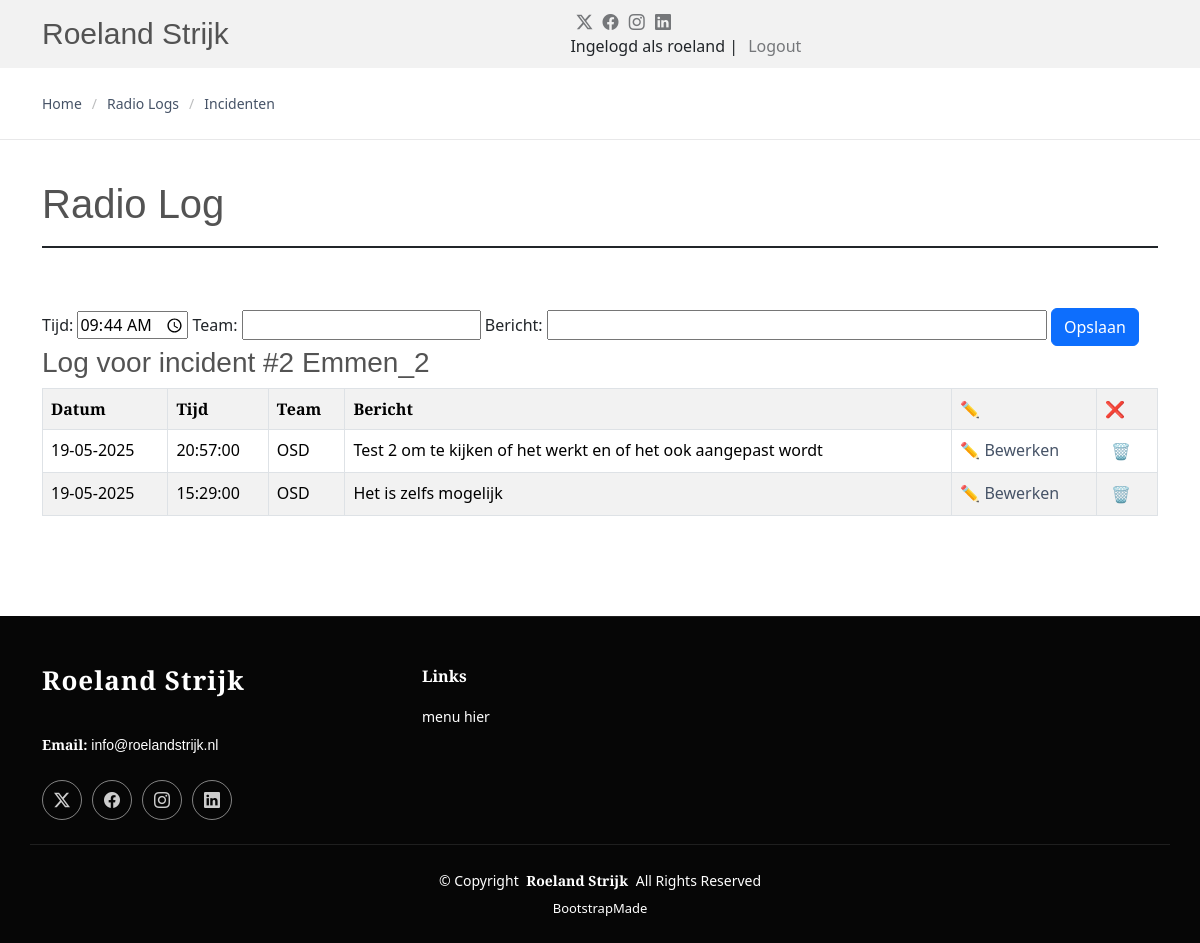
Before: /radiolog/logs/ (signed in) with the older database file.
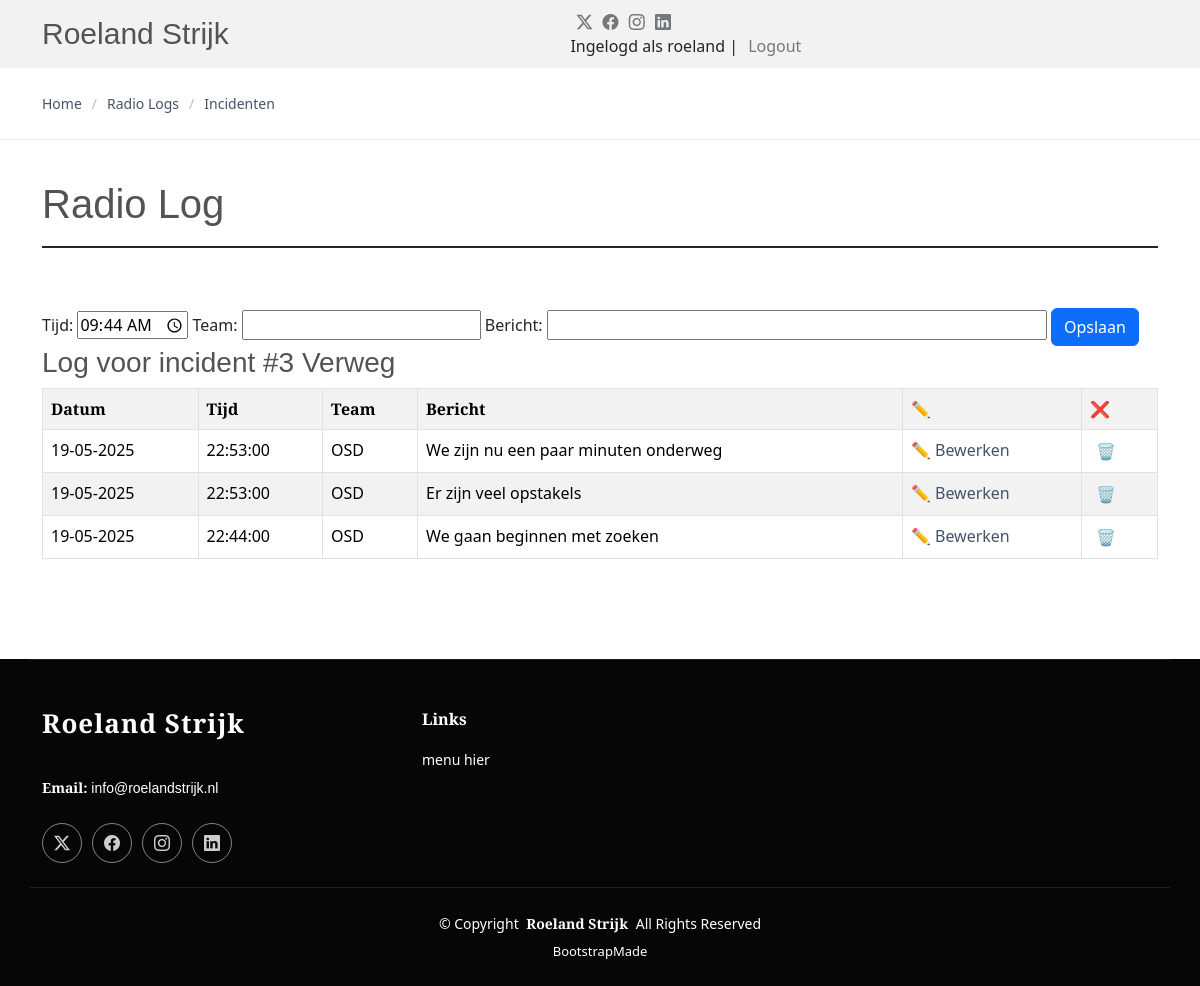
After: the same page with the newer database file.
### sarforms/models.py (models this page shows, shortened)
class Form133(models.Model):
    incident_nr = models.IntegerField(null=True, blank=True)
    incident_naam = models.CharField(max_length=30)
    datum = models.DateField()
    locatie = models.CharField(max_length=100)

class Form133Next(models.Model):
    incident_nr = models.IntegerField(null=True, blank=True)
    incident_naam = models.CharField(max_length=30, null=True, blank=True)
    locatie = models.CharField(max_length=100, null=True, blank=True)
    datum = models.DateField(null=True, blank=True)
    tijd = models.TimeField()
    team = models.CharField(max_length=50)
    bericht = models.CharField(max_length=100)

### sarforms/views.py (the view)
# urls.py: path('logs/', views.radio_log_combined, name='logs'),
@login_required
def radio_log_combined(request):
    if request.method == "POST":
        form = Form133NextForm(request.POST)
        if form.is_valid():
            form.save()
    max_incident_nr = Form133.objects.aggregate(Max('incident_nr'))['incident_nr__max']
    logs = Form133Next.objects.filter(incident_nr=max_incident_nr).order_by('-datum', '-tijd')
    incidenten = Form133.objects.all()
    laatste = Form133.objects.last()
    form = Form133NextForm(initial={'incident_nr': max_incident_nr})
    context = {
        'form': form,
        'form133next': logs,
        'form133': incidenten,
        'laatste': laatste,
    }
    return render(request, 'radio_log_combined.html', context)

### sarforms/forms.py
class Form133NextForm(forms.ModelForm):
    class Meta:
        model = Form133Next
        fields = ['incident_nr', 'incident_naam', 'locatie', 'datum', 'tijd', 'team', 'bericht']
        widgets = {
            'datum': forms.HiddenInput(),
            'tijd': forms.TimeInput(format='%H:%M:%S', attrs={'type': 'time'}),
            'incident_nr': forms.HiddenInput(),
            'incident_naam': forms.HiddenInput(),
            'locatie': forms.HiddenInput(),
            'bericht': forms.TextInput(attrs={'style': 'width: 500px;'}),
            'team': forms.TextInput(),
        }
    def __init__(self, *args, **kwargs):
        super().__init__(*args, **kwargs)
        self.fields['datum'].initial = timezone.localdate()
        self.fields['tijd'].initial = timezone.localtime().strftime("%H:%M")
        try:
            laatste = Form133Next.objects.latest('id')
            self.fields['incident_naam'].initial = laatste.incident_naam
            self.fields['locatie'].initial = laatste.locatie
        except Form133Next.DoesNotExist:
            pass

### templates/radio_log_combined.html (shortened to what this page needs)
{% load static %}
<!DOCTYPE html>
<html lang="en">
<head>
  <link href="{% static 'assets/vendor/bootstrap/css/bootstrap.min.css' %}" rel="stylesheet">
  <link href="{% static 'assets/vendor/bootstrap-icons/bootstrap-icons.css' %}" rel="stylesheet">
  <link href="{% static 'assets/vendor/aos/aos.css' %}" rel="stylesheet">
  <link href="{% static 'assets/vendor/swiper/swiper-bundle.min.css' %}" rel="stylesheet">
  <link href="{% static 'assets/css/main.css' %}" rel="stylesheet">
</head>
<body class="index-page">
  <header id="header" class="header d-flex align-items-center sticky-top">
    <div class="container position-relative d-flex align-items-center justify-content-between">
      <a href="/" class="logo d-flex align-items-center me-auto me-xl-0">
        <h1 class="sitename">Roeland Strijk</h1>
      </a>
      <div class="header-social-links">
        <a href="https://x.com/RoelandStrijk" class="twitter"><i class="bi bi-twitter-x"></i></a>
        <a href="https://www.facebook.com/roeland.strijk.3/" class="facebook"><i class="bi bi-facebook"></i></a>
        <a href="#" class="instagram"><i class="bi bi-instagram"></i></a>
        <a href="https://www.linkedin.com/in/roeland-strijk-60bb3847/" class="linkedin"><i class="bi bi-linkedin"></i></a>
      <br> {% if user.is_authenticated %}
        Ingelogd als {{ user.username }} | <a href="{% url 'logout' %}">Logout</a>
    {% endif %}
      </div>
    </div>
  </header>
  <main class="main">
    <div class="page-title">
      <div class="container d-lg-flex justify-content-between align-items-center">
        <nav class="breadcrumbs">
          <ol>
             <li><a href="/">Home</a></li>
             <li><a href="/radiolog">Radio Logs</a></li>
            <li><a href="/radiolog/incidenten">Incidenten</a></li>
          </ol>
        </nav>
      </div>
    </div>
    <section id="starter-section" class="starter-section section">
      <div class="container section-title" data-aos="fade-up">
        <div class="section-title-container d-flex align-items-center justify-content-between">
          <h2>Radio Log</h2>
        </div>
      </div>
      <div class="container section-title" data-aos="fade-up">
  <form method="post">
   {{ form.as_table }}
  <button type="submit" class="btn btn-primary">Opslaan</button>
</form>
 <div class="table-responsive-md">
    <h3>Log voor incident #{{ laatste.incident_nr }} {{ laatste.incident_naam }}</h3>
    <table border="1" class="table table-striped table-bordered">
        <tr>
            <th>Datum</th>
            <th>Tijd</th>
            <th>Team</th>
            <th>Bericht</th>
            <th>✏️</th>
            <th>❌</th>
        </tr>
        {% for log in form133next%}
        <tr>
            <td>{{ log.datum|date:"d-m-Y"}}</td>
            <td>{{ log.tijd|date:"H:i:s"}}</td>
            <td>{{ log.team }}</td>
            <td>{{ log.bericht }}</td>
            <td><a href="{% url 'edit_form133next' log.pk %}">✏️ Bewerken</a></td>
            <td><form action="{% url 'delete_form133next' log.pk %}" method="post" style="display:inline;" onsubmit="return confirmDelete();">
      <button type="submit" style="background:none; border:none; color:red; cursor:pointer;">🗑️</button>
    </form></td>
        </tr>
        {% empty %}
        <tr><td colspan="4">Geen logs gevonden.</td></tr>
        {% endfor %}
    </table>
  </div>
</div>
   </section>
  </main>
  <footer id="footer" class="footer dark-background">
    <div class="container footer-top">
      <div class="row gy-4">
        <div class="col-lg-4 col-md-6 footer-about">
          <a href="index.html" class="logo d-flex align-items-center">
            <span class="sitename">Roeland Strijk</span>
          </a>
          <div class="footer-contact pt-3">
            <p><strong>Email:</strong> <span>info@roelandstrijk.nl</span></p>
          </div>
          <div class="social-links d-flex mt-4">
        <a href="https://x.com/RoelandStrijk" class="twitter"><i class="bi bi-twitter-x"></i></a>
        <a href="https://www.facebook.com/roeland.strijk.3/" class="facebook"><i class="bi bi-facebook"></i></a>
        <a href="#" class="instagram"><i class="bi bi-instagram"></i></a>
        <a href="https://www.linkedin.com/in/roeland-strijk-60bb3847/" class="linkedin"><i class="bi bi-linkedin"></i></a>
          </div>
        </div>
        <div class="col-lg-2 col-md-3 footer-links">
          <h4>Links</h4>
          <ul>
        menu hier
          </ul>
        </div>
      </div>
    </div>
    <div class="container copyright text-center mt-4">
      <p>© <span>Copyright</span> <strong class="px-1 sitename">Roeland Strijk</strong> <span>All Rights Reserved</span></p>
      <div class="credits">
        <a href="https://bootstrapmade.com/" target="_blank">BootstrapMade</a>
      </div>
    </div>
  </footer>
</body>
</html>

### static/assets/css/main.css (style rules this page uses)
:root { --default-font: "EB Garamond", system-ui, -apple-system, "Segoe UI", Roboto, "Helvetica Neue", Arial, "Noto Sans", "Liberation Sans", sans-serif, "Apple Color Emoji", "Segoe UI Emoji", "Segoe UI Symbol", "Noto Color Emoji"; --heading-font: "EB Garamond", sans-serif; --nav-font: "Inter", sans-serif; }
:root { --background-color: #ffffff; --default-color: #212529; --heading-color: #535353; --accent-color: #465367; --surface-color: #ffffff; --contrast-color: #ffffff; }
:root { --nav-color: #6a6a6a; --nav-hover-color: #465367; --nav-mobile-background-color: #ffffff; --nav-dropdown-background-color: #ffffff; --nav-dropdown-color: #6a6a6a; --nav-dropdown-hover-color: #465367; }
.dark-background { --background-color: #060606; --default-color: #ffffff; --heading-color: #ffffff; --surface-color: #252525; --contrast-color: #ffffff; }
:root { scroll-behavior: smooth; }
body { color: var(--default-color); background-color: var(--background-color); font-family: var(--default-font); }
a { color: var(--accent-color); text-decoration: none; transition: 0.3s; }
h1, h2, h3, h4, h5, h6 { color: var(--heading-color); font-family: var(--heading-font); }
.header { --background-color: #f2f2f2; color: var(--default-color); background-color: var(--background-color); padding: 10px 0; transition: all 0.5s; z-index: 997; }
.header .logo { line-height: 1; }
.header .logo h1 { font-size: 30px; margin: 0; font-weight: 500; color: var(--heading-color); }
.header .header-social-links { padding-right: 15px; }
.header .header-social-links a { color: color-mix(in srgb, var(--default-color), transparent 40%); padding-left: 6px; display: inline-block; transition: 0.3s; font-size: 16px; }
.header .header-social-links a i { line-height: 0px; }
@media (max-width: 1200px) { .header .logo { order: 1; } }
@media (max-width: 1200px) { .header .header-social-links { order: 2; } }
.footer { color: var(--default-color); background-color: var(--background-color); font-size: 14px; position: relative; }
.footer .footer-top { padding-top: 50px; border-top: 1px solid color-mix(in srgb, var(--default-color), transparent 90%); }
.footer .footer-about .logo { line-height: 1; margin-bottom: 25px; }
.footer .footer-about .logo span { color: var(--heading-color); font-family: var(--heading-font); font-size: 26px; font-weight: 700; letter-spacing: 1px; }
.footer .footer-about p { font-size: 14px; font-family: var(--heading-font); }
.footer .social-links a { display: flex; align-items: center; justify-content: center; width: 40px; height: 40px; border-radius: 50%; border: 1px solid color-mix(in srgb, var(--default-color), transparent 50%); font-size: 16px; color: color-mix(in srgb, var(--default-color), transparent 20%); margin-right: 10px; transition: 0.3s; }
.footer h4 { font-size: 16px; font-weight: bold; position: relative; padding-bottom: 12px; }
.footer .footer-links { margin-bottom: 30px; }
.footer .footer-links ul { list-style: none; padding: 0; margin: 0; }
.footer .footer-contact p { margin-bottom: 5px; }
.footer .copyright { padding: 25px 0; border-top: 1px solid color-mix(in srgb, var(--default-color), transparent 90%); }
.footer .copyright p { margin-bottom: 0; }
.footer .credits { margin-top: 8px; font-size: 13px; }
.footer .credits a { color: var(--default-color); }
.page-title { color: var(--default-color); background-color: var(--background-color); padding: 25px 0; position: relative; border-bottom: 1px solid color-mix(in srgb, var(--default-color), transparent 90%); }
.page-title .breadcrumbs ol { display: flex; flex-wrap: wrap; list-style: none; padding: 0; margin: 0; font-size: 14px; font-weight: 400; }
.page-title .breadcrumbs ol li+li { padding-left: 10px; }
.page-title .breadcrumbs ol li+li::before { content: "/"; display: inline-block; padding-right: 10px; color: color-mix(in srgb, var(--default-color), transparent 70%); }
section, .section { color: var(--default-color); background-color: var(--background-color); padding: 40px 0; scroll-margin-top: 90px; overflow: clip; }
.section-title { margin-bottom: 60px; position: relative; }
.section-title .section-title-container { padding-bottom: 10px; border-bottom: 2px solid var(--default-color); }
.section-title h2 { font-size: 40px; font-weight: 0; }

Changed rows visible on the page:
no longer on this page (row unchanged): Form133: incident_nr "2", incident_naam "Emmen_2"
no longer on this page (row unchanged): Form133Next: datum "19-05-2025", tijd "20:57:00", team "OSD", bericht "Test 2 om te kijken of het werkt en of het ook aangepast wordt"
no longer on this page (row unchanged): Form133Next: datum "19-05-2025", tijd "15:29:00", team "OSD", bericht "Het is zelfs mogelijk"
added Form133: incident_nr "3", incident_naam "Verweg"
added Form133Next: datum "19-05-2025", tijd "22:53:00", team "OSD", bericht "We zijn nu een paar minuten onderweg"
added Form133Next: datum "19-05-2025", tijd "22:53:00", team "OSD", bericht "Er zijn veel opstakels"
added Form133Next: datum "19-05-2025", tijd "22:44:00", team "OSD", bericht "We gaan beginnen met zoeken"
